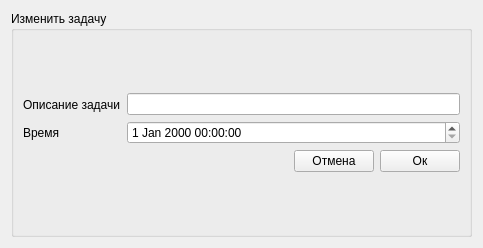
<?xml version="1.0" encoding="UTF-8"?>
<ui version="4.0">
 <class>Form_task_edit</class>
 <widget class="QWidget" name="Form_task_edit">
  <property name="geometry">
   <rect>
    <x>0</x>
    <y>0</y>
    <width>483</width>
    <height>248</height>
   </rect>
  </property>
  <property name="windowTitle">
   <string>Изменить задачу</string>
  </property>
  <layout class="QVBoxLayout" name="verticalLayout_3">
   <item>
    <widget class="QGroupBox" name="groupBox">
     <property name="title">
      <string>Изменить задачу</string>
     </property>
     <layout class="QVBoxLayout" name="verticalLayout_5">
      <item>
       <layout class="QVBoxLayout" name="verticalLayout_4">
        <item>
         <layout class="QHBoxLayout" name="horizontalLayout_2">
          <item>
           <layout class="QVBoxLayout" name="verticalLayout">
            <item>
             <widget class="QLabel" name="label_task">
              <property name="text">
               <string>Описание задачи</string>
              </property>
             </widget>
            </item>
            <item>
             <widget class="QLabel" name="label_time">
              <property name="text">
               <string>Время</string>
              </property>
             </widget>
            </item>
           </layout>
          </item>
          <item>
           <layout class="QVBoxLayout" name="verticalLayout_2">
            <item>
             <widget class="QLineEdit" name="lineEdit_task"/>
            </item>
            <item>
             <widget class="QDateTimeEdit" name="dateTimeEdit"/>
            </item>
           </layout>
          </item>
         </layout>
        </item>
        <item>
         <layout class="QHBoxLayout" name="horizontalLayout">
          <item>
           <spacer name="horizontalSpacer">
            <property name="orientation">
             <enum>Qt::Horizontal</enum>
            </property>
            <property name="sizeHint" stdset="0">
             <size>
              <width>40</width>
              <height>20</height>
             </size>
            </property>
           </spacer>
          </item>
          <item>
           <widget class="QPushButton" name="pushButton_cancel">
            <property name="text">
             <string>Отмена</string>
            </property>
           </widget>
          </item>
          <item>
           <widget class="QPushButton" name="pushButton_ok">
            <property name="text">
             <string>Ок</string>
            </property>
           </widget>
          </item>
         </layout>
        </item>
       </layout>
      </item>
     </layout>
    </widget>
   </item>
  </layout>
 </widget>
 <resources/>
 <connections/>
</ui>
